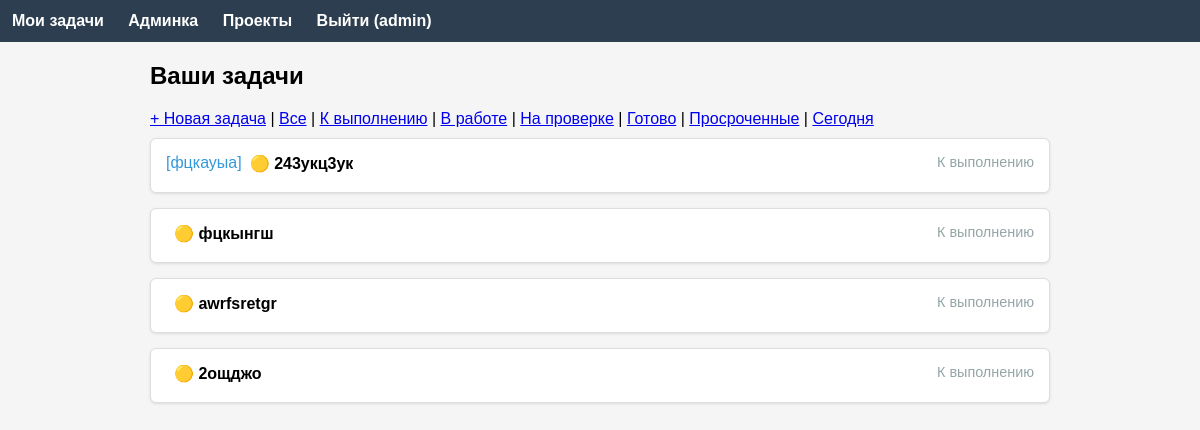
/tasks (signed in), run on an earlier commit of the app's database.
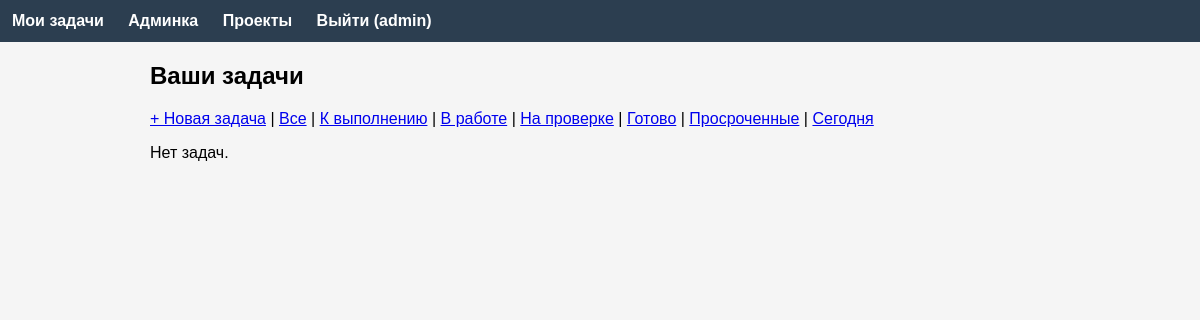
And on a later commit of the database.
### app/models.py (models this page shows, shortened)
class Task(db.Model):
    id = db.Column(db.Integer, primary_key=True)
    title = db.Column(db.String(100), nullable=False)
    description = db.Column(db.Text)
    created_at = db.Column(db.DateTime, default=datetime.now)
    completed_at = db.Column(db.DateTime, nullable=True)
    user_id = db.Column(db.Integer, db.ForeignKey('user.id'), nullable=False)
    project_id = db.Column(db.Integer, db.ForeignKey('project.id'), nullable=True)
    status = db.Column(db.String(20), default='todo')
    priority = db.Column(db.Integer, default=2)
    deadline = db.Column(db.Date, nullable=True)
    author = db.relationship('User', back_populates='authored_tasks')
    assignees = db.relationship('User', secondary=task_assignees, back_populates='assigned_tasks')
    project = db.relationship('Project', back_populates='tasks')
    comments = db.relationship('Comment', back_populates='task', cascade='all, delete-orphan')
    subtasks = db.relationship('Subtask', back_populates='task', cascade='all, delete-orphan')
    def is_overdue(self):
        return self.deadline and self.deadline < date.today() and not self.completed_at
    def get_priority_emoji(self):
        return {1: '🟢', 2: '🟡', 3: '🟠', 4: '🔴'}.get(self.priority, '⚪')
    def get_status_display(self):
        return {
            'todo': 'К выполнению',
            'in_progress': 'В работе',
            'review': 'На проверке',
            'done': 'Готово'
        }.get(self.status, self.status)
    def get_status_color(self):
        return {
            'todo': '#95a5a6',
            'in_progress': '#3498db',
            'review': '#f39c12',
            'done': '#2ecc71'
        }.get(self.status, '#95a5a6')

class Project(db.Model):
    id = db.Column(db.Integer, primary_key=True)
    name = db.Column(db.String(100), nullable=False)
    description = db.Column(db.Text)
    color = db.Column(db.String(7), default='#3498db')
    user_id = db.Column(db.Integer, db.ForeignKey('user.id'), nullable=False)
    tasks = db.relationship('Task', back_populates='project', lazy='dynamic')
    author = db.relationship('User', back_populates='authored_projects')

### app/main/routes.py (the view)
@main.route('/tasks')
@login_required
def tasks():
    query = Task.query.filter(
        (Task.user_id == current_user.id) | (Task.assignees.contains(current_user))
    )
    status = request.args.get('status')
    if status in ['todo', 'in_progress', 'review', 'done']:
        query = query.filter(Task.status == status)
    overdue = request.args.get('overdue')
    if overdue == 'true':
        query = query.filter(Task.deadline < date.today(), Task.completed_at.is_(None))
    due_today = request.args.get('due_today')
    if due_today == 'true':
        query = query.filter(Task.deadline == date.today(), Task.completed_at.is_(None))
    tasks = query.all()
    projects = Project.query.all()
    users = User.query.all()
    return render_template('tasks.html', tasks=tasks, projects=projects, users=users)

### app/__init__.py (called while the page is built)
def create_app():
    app = Flask(__name__)
    app.config['SECRET_KEY'] = os.environ.get('SECRET_KEY', 'dev-secret-key')
    app.config['SQLALCHEMY_DATABASE_URI'] = 'sqlite:///task_manager.db'
    app.config['SQLALCHEMY_TRACK_MODIFICATIONS'] = False
    db.init_app(app)
    login_manager.init_app(app)
    login_manager.login_view = 'auth.login'
    from .models import User
    @login_manager.user_loader
    def load_user(user_id):
        return User.query.get(int(user_id))
    from .auth import auth as auth_blueprint
    app.register_blueprint(auth_blueprint)
    from .main import main as main_blueprint
    app.register_blueprint(main_blueprint)
    from .api import api as api_blueprint
    app.register_blueprint(api_blueprint, url_prefix='/api')
    return app

### app/models.py (called while the page is built)
    def is_admin(self):
        return self.access_level == 0

    def can_assign_to(self, other):
        return self.access_level <= other.access_level

### app/templates/tasks.html (shortened to what this page needs)
{% extends "base.html" %}
{% block content %}
<h2>{% if preselected_project_id %}Создать задачу в проекте{% else %}Ваши задачи{% endif %}</h2>
{% if preselected_project_id %}
    {% set selected_project = preselected_project_id %}
{% else %}
    <div style="margin:10px 0;">
        <a href="#" onclick="document.getElementById('new-task-form').classList.remove('hidden'); return false;">+ Новая задача</a>
        |
        <a href="{{ url_for('main.tasks') }}">Все</a>
        | <a href="{{ url_for('main.tasks', status='todo') }}">К выполнению</a>
        | <a href="{{ url_for('main.tasks', status='in_progress') }}">В работе</a>
        | <a href="{{ url_for('main.tasks', status='review') }}">На проверке</a>
        | <a href="{{ url_for('main.tasks', status='done') }}">Готово</a>
        | <a href="{{ url_for('main.tasks', overdue='true') }}">Просроченные</a>
        | <a href="{{ url_for('main.tasks', due_today='true') }}">Сегодня</a>
    </div>
{% endif %}
{% if not preselected_project_id %}
    {% if tasks %}
    <div style="display:grid; gap:15px;">
    {% for task in tasks %}
        <div class="task-card {% if task.is_overdue() %}task-overdue{% endif %}">
            <a href="{{ url_for('main.view_task', id=task.id) }}" style="text-decoration:none; color:black;">
                <div style="display:flex; justify-content:space-between; align-items:flex-start;">
                    <div style="flex:1; min-width:0;">
                        <div style="display:flex; align-items:center; gap:8px; margin-bottom:4px;">
                            <span style="color:{% if task.project %}{{ task.project.color }}{% else %}#7f8c8d{% endif %};">
                                {% if task.project %}[{{ task.project.name }}]{% endif %}
                            </span>
                            <strong style="white-space:nowrap; overflow:hidden; text-overflow:ellipsis;">{{ task.get_priority_emoji() }} {{ task.title }}</strong>
                        </div>
                    </div>
                    <div style="text-align:right; min-width:120px;">
                        <div style="font-size:0.9em; color:{{ task.get_status_color() }};">
                            {{ task.get_status_display() }}
                        </div>
                    </div>
                </div>
            </a>
        </div>
    {% endfor %}
    </div>
    {% else %}
    <p>Нет задач.</p>
    {% endif %}
{% endif %}
{% endblock %}

What changed in the data, as far as the page shows it:
no longer on this page (row edited): Task: project.name "фцкауыа", get_priority_emoji "🟡", title "243укц3ук", status "К выполнению"
removed Task: get_priority_emoji "🟡", title "фцкынгш", status "К выполнению"
removed Task: get_priority_emoji "🟡", title "awrfsretgr", status "К выполнению"
removed Task: get_priority_emoji "🟡", title "2ощджо", status "К выполнению"
Also different on the page:
text now shown: "Нет задач."
